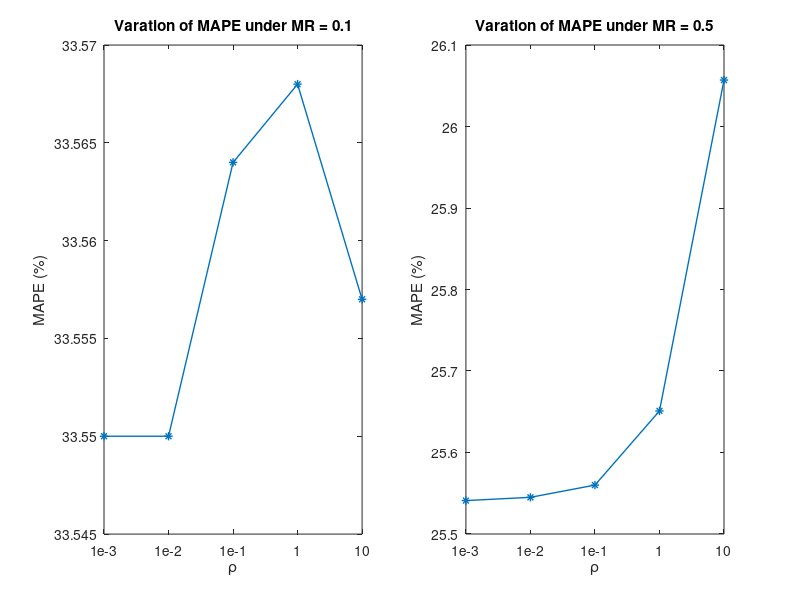

Here is the MATLAB script that generated this plot:
rho = [1,2,3,4,5]; %% x-axis
mr = [0.1, 0.5]; %% two subplots
MAPE = [33.550, 33.550, 33.564, 33.568, 33.557;
        25.541, 25.545, 25.560, 25.651, 26.057]; %% (2, 5)

figure
for i = 1:2
    subplot(1,2,i);
    plot(rho, MAPE(i, :), "-*", 'linewidth', 1.)
    xticks(rho)
    xticklabels({'1e-3', '1e-2', '1e-1', '1', '10'})
    xlabel('\rho')
    ylabel('MAPE (%)')
%     legend
    title(['Varation of MAPE under MR = ', num2str(mr(i))])
end